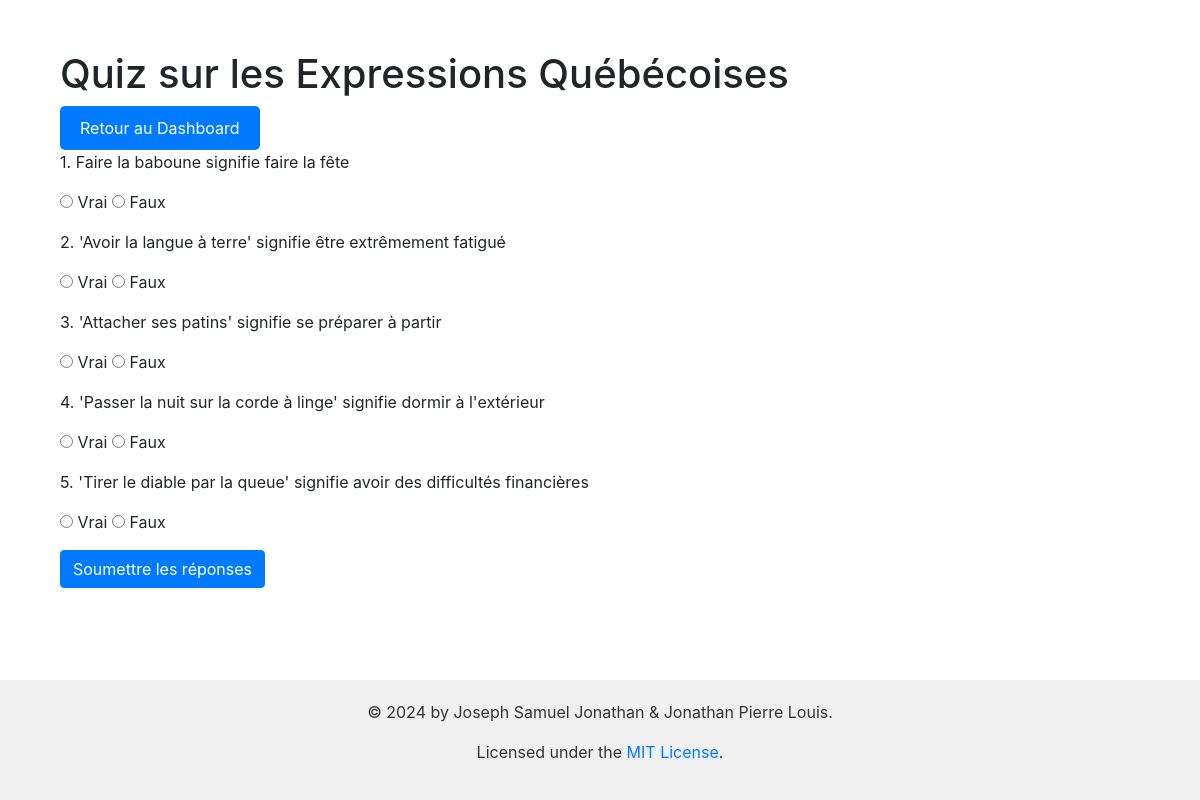
/expressions/quiz/ (signed in), run on the app's committed database.
### expressions/models.py (models this page shows, shortened)
class QuizQuestion(models.Model):
    question = models.CharField(max_length=255)
    correct_answer = models.BooleanField()  # True pour vrai, False pour faux

### expressions/views.py (the view)
# urls.py: path('quiz/', quiz, name='quiz'),
@login_required
def quiz(request):
    if request.method == 'POST':
        responses = {int(key): (value == 'True') for key, value in request.POST.items() if key.isdigit()}
        score = sum(1 for question_id, user_answer in responses.items() if QuizQuestion.objects.get(id=question_id).correct_answer == user_answer)
        return JsonResponse({'score': score, 'total': len(responses)})
    else:
        questions = list(QuizQuestion.objects.all())
        random.shuffle(questions)
        questions = questions[:5]
        return render(request, 'expressions/quiz.html', {'questions': questions})

### expressions/templates/expressions/quiz.html (shortened to what this page needs)
{% extends 'expressions/base.html' %}
{% block content %}
<div class="container">
    <h1>Quiz sur les Expressions Québécoises</h1>
    <a href="{% url 'main_menu' %}" class="back-button">Retour au Dashboard</a>
    <form id="quizForm">
        {% for question in questions %}
        <div class="mb-3">
            <p>{{ forloop.counter }}. {{ question.question }}</p>
            <input type="radio" name="{{ question.id }}" value="True" required> Vrai
            <input type="radio" name="{{ question.id }}" value="False" required> Faux
        </div>
        {% endfor %}
        <button type="button" class="btn btn-primary" onclick="submitQuiz()">Soumettre les réponses</button>
    </form>
</div>
{% endblock %}

### expressions/static/expressions/css/style.css (style rules this page uses)
body { padding-top: 50px; padding-bottom: 20px; }
.btn-primary { background-color: #007bff; }
.back-button { padding: 10px 20px; background-color: #007bff; color: white; text-decoration: none; border-radius: 5px; font-size: 16px; display: inline-block; text-align: center; transition: background-color 0.3s, box-shadow 0.3s; }

### expressions/templates/expressions/base.html (style rules this page uses)
.back-button { padding: 10px 20px; background-color: #007bff; color: white; text-decoration: none; border-radius: 5px; font-size: 16px; display: inline-block; text-align: center; }

### data on the page
QuizQuestion: question "Faire la baboune signifie faire la fête"
QuizQuestion: question "'Avoir la langue à terre' signifie être extrêmement fatigué"
QuizQuestion: question "'Attacher ses patins' signifie se préparer à partir"
QuizQuestion: question "'Passer la nuit sur la corde à linge' signifie dormir à l'extérieur"
QuizQuestion: question "'Tirer le diable par la queue' signifie avoir des difficultés financières"
